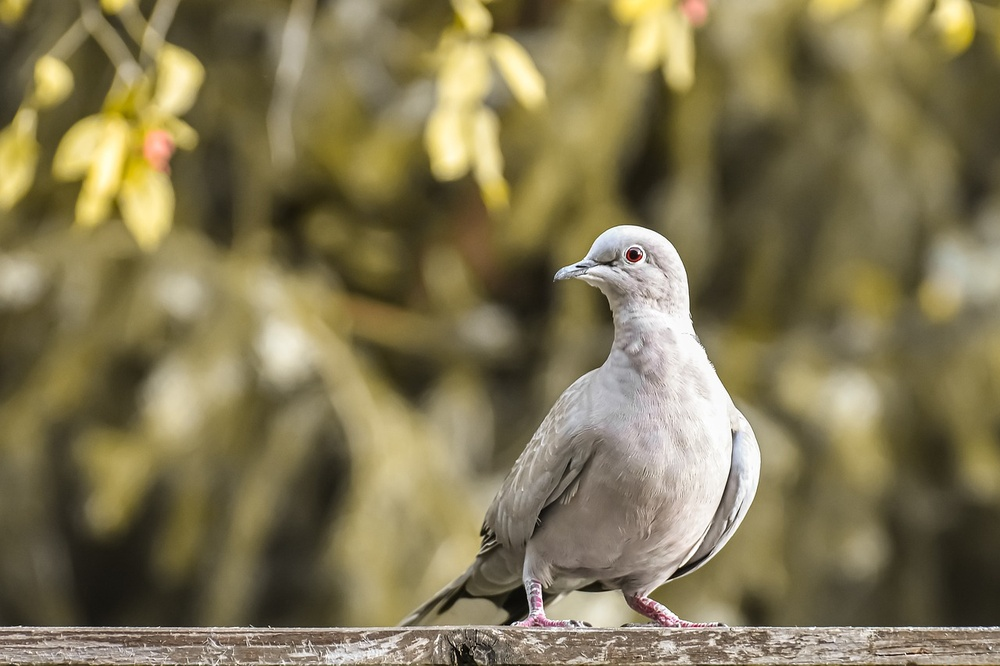
#> input picture open_cv/test_pic.jpg, 1000 x 666 px, shrunk from 1280 x 853 before the run
$ python chapter_2_4.py
#> lines starting #> are read from the running program, lines starting #| are printed output that depends on the picture; after the words box and inside, x2 and y2 are one past the last pixel; in counts of white or black regions, pixels touching at a corner belong together
#!/usr/local/bin/python3.7
import cv2
import numpy as np

img = cv2.imread("test_pic.jpg")
#> img is the input picture: shape (666, 1000, 3); mean B, G, R 83.5, 119.1, 129.6
kernel = np.ones((3, 3), np.uint8)

imgCanny = cv2.Canny(img, 150, 200)
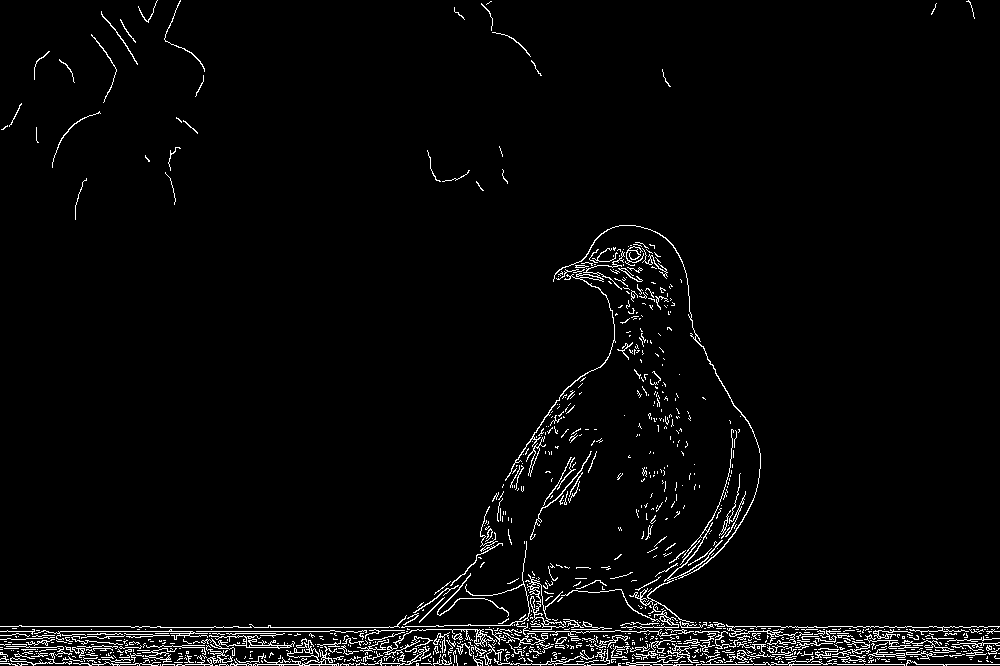
#> imgCanny: shape (666, 1000); 3% white in thin lines or dots
imgDilation = cv2.dilate(imgCanny, kernel, iterations=1)
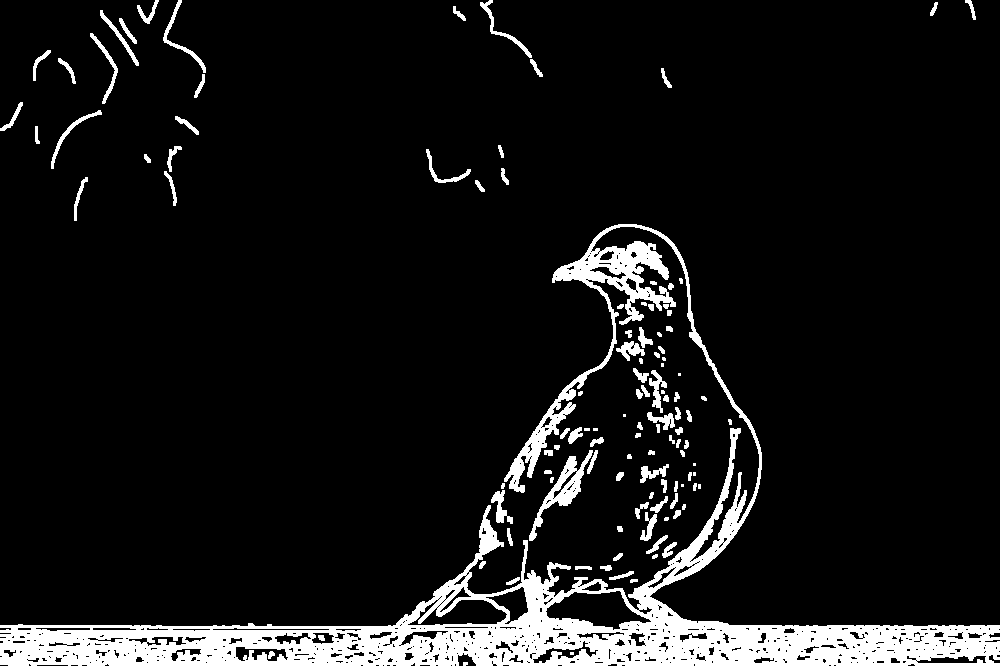
#> imgDilation: shape (666, 1000); 9.1% white; 117 white regions (15 under 20 px), largest, box (x1, y1, x2, y2) and area: (0, 224, 1000, 666) 50959, (529, 450, 593, 541) 1225, (163, 0, 206, 73) 373

cv2.imshow("Edge detection", imgCanny)
cv2.imshow("Dilation Fix", imgDilation)
cv2.waitKey(0)
